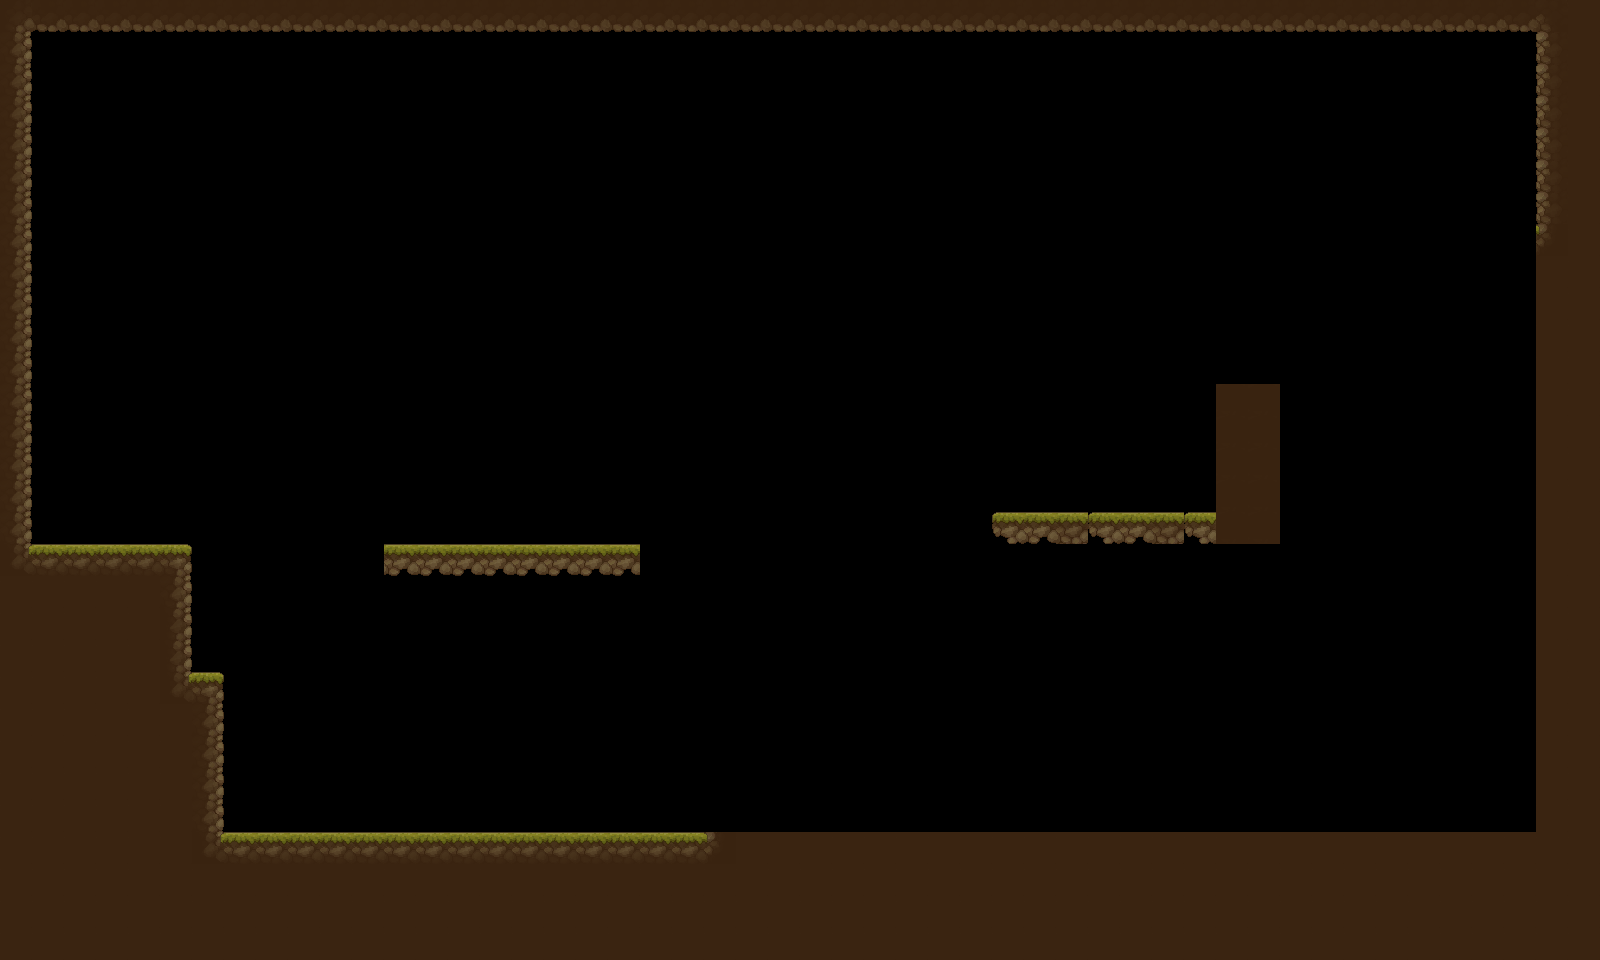

A 2D game scene composited from a Tiled map and its tileset images. What follows is a short description and the map's XML, with every tile layer's data as written:
An orthogonal 50x30 tile map with 32x32 px tiles, 1 tile layer (Tile Layer 1) and 10 objects (6x platform).

<map version="1.10" tiledversion="1.11.2" orientation="orthogonal" renderorder="right-down" width="50" height="30" tilewidth="32" tileheight="32" infinite="0" nextlayerid="3" nextobjectid="34">
 <tileset firstgid="1" name="TX_Tileset_Ground" tilewidth="32" tileheight="32" tilecount="256" columns="16">
  <image source="TX_Tileset_Ground.png" width="512" height="512" />
 </tileset>
 <layer id="1" name="Tile Layer 1" width="50" height="30">
  <data encoding="csv">
65,66,66,66,66,66,66,66,66,66,66,66,66,66,66,66,66,66,66,66,66,66,66,66,66,66,66,66,66,66,66,66,66,66,66,66,66,66,66,66,66,66,66,66,66,66,66,66,67,18,
19,0,0,0,0,0,0,0,0,0,0,0,0,0,0,0,0,0,0,0,0,0,0,0,0,0,0,0,0,0,0,0,0,0,0,0,0,0,0,0,0,0,0,0,0,0,0,0,17,18,
19,0,0,0,0,0,0,0,0,0,0,0,0,0,0,0,0,0,0,0,0,0,0,0,0,0,0,0,0,0,0,0,0,0,0,0,0,0,0,0,0,0,0,0,0,0,0,0,17,18,
19,0,0,0,0,0,0,0,0,0,0,0,0,0,0,0,0,0,0,0,0,0,0,0,0,0,0,0,0,0,0,0,0,0,0,0,0,0,0,0,0,0,0,0,0,0,0,0,17,18,
19,0,0,0,0,0,0,0,0,0,0,0,0,0,0,0,0,0,0,0,0,0,0,0,0,0,0,0,0,0,0,0,0,0,0,0,0,0,0,0,0,0,0,0,0,0,0,0,17,18,
19,0,0,0,0,0,0,0,0,0,0,0,0,0,0,0,0,0,0,0,0,0,0,0,0,0,0,0,0,0,0,0,0,0,0,0,0,0,0,0,0,0,0,0,0,0,0,0,17,18,
19,0,0,0,0,0,0,0,0,0,0,0,0,0,0,0,0,0,0,0,0,0,0,0,0,0,0,0,0,0,0,0,0,0,0,0,0,0,0,0,0,0,0,0,0,0,0,0,17,18,
19,0,0,0,0,0,0,0,0,0,0,0,0,0,0,0,0,0,0,0,0,0,0,0,0,0,0,0,0,0,0,0,0,0,0,0,0,0,0,0,0,0,0,0,0,0,0,0,99,18,
19,0,0,0,0,0,0,0,0,0,0,0,0,0,0,0,0,0,0,0,0,0,0,0,0,0,0,0,0,0,0,0,0,0,0,0,0,0,0,0,0,0,0,0,0,0,0,0,18,18,
19,0,0,0,0,0,0,0,0,0,0,0,0,0,0,0,0,0,0,0,0,0,0,0,0,0,0,0,0,0,0,0,0,0,0,0,0,0,0,0,0,0,0,0,0,0,0,0,18,18,
19,0,0,0,0,0,0,0,0,0,0,0,0,0,0,0,0,0,0,0,0,0,0,0,0,0,0,0,0,0,0,0,0,0,0,0,0,0,0,0,0,0,0,0,0,0,0,0,18,18,
19,0,0,0,0,0,0,0,0,0,0,0,0,0,0,0,0,0,0,0,0,0,0,0,0,0,0,0,0,0,0,0,0,0,0,0,0,0,0,0,0,0,0,0,0,0,0,0,18,18,
19,0,0,0,0,0,0,0,0,0,0,0,0,0,0,0,0,0,0,0,0,0,0,0,0,0,0,0,0,0,0,0,0,0,0,0,0,0,108,108,0,0,0,0,0,0,0,0,18,18,
19,0,0,0,0,0,0,0,0,0,0,0,0,0,0,0,0,0,0,0,0,0,0,0,0,0,0,0,0,0,0,0,0,0,0,0,0,0,108,108,0,0,0,0,0,0,0,0,18,18,
19,0,0,0,0,0,0,0,0,0,0,0,0,0,0,0,0,0,0,0,0,0,0,0,0,0,0,0,0,0,0,0,0,0,0,0,0,0,108,108,0,0,0,0,0,0,0,0,18,18,
19,0,0,0,0,0,0,0,0,0,0,0,0,0,0,0,0,0,0,0,0,0,0,0,0,0,0,0,0,0,0,0,0,0,0,0,0,0,108,108,0,0,0,0,0,0,0,0,18,18,
19,0,0,0,0,0,0,0,0,0,0,0,0,0,0,0,0,0,0,0,0,0,0,0,0,0,0,0,0,0,0,55,56,57,55,56,57,55,108,108,0,0,0,0,0,0,0,0,18,18,
97,2,2,2,2,3,0,0,0,0,0,0,56,56,56,56,56,56,56,56,0,0,0,0,0,0,0,0,0,0,0,0,0,0,0,0,0,0,0,0,0,0,0,0,0,0,0,0,18,18,
18,18,18,18,18,19,0,0,0,0,0,0,0,0,0,0,0,0,0,0,0,0,0,0,0,0,0,0,0,0,0,0,0,0,0,0,0,0,0,0,0,0,0,0,0,0,0,0,18,18,
18,18,18,18,18,81,0,0,0,0,0,0,0,0,0,0,0,0,0,0,0,0,0,0,0,0,0,0,0,0,0,0,0,0,0,0,0,0,0,0,0,0,0,0,0,0,0,0,18,18,
18,18,18,18,18,81,0,0,0,0,0,0,0,0,0,0,0,0,0,0,0,0,0,0,0,0,0,0,0,0,0,0,0,0,0,0,0,0,0,0,0,0,0,0,0,0,0,0,18,18,
18,18,18,18,18,97,3,0,0,0,0,0,0,0,0,0,0,0,0,0,0,0,0,0,0,0,0,0,0,0,0,0,0,0,0,0,0,0,0,0,0,0,0,0,0,0,0,0,18,18,
18,18,18,18,18,18,19,0,0,0,0,0,0,0,0,0,0,0,0,0,0,0,0,0,0,0,0,0,0,0,0,0,0,0,0,0,0,0,0,0,0,0,0,0,0,0,0,0,18,18,
18,18,18,18,18,18,19,0,0,0,0,0,0,0,0,0,0,0,0,0,0,0,51,51,51,51,51,51,51,51,51,51,51,51,51,51,51,51,51,51,51,51,51,51,51,51,51,51,18,18,
18,18,18,18,18,18,19,0,0,0,0,0,0,0,0,0,0,0,0,0,0,0,51,51,51,51,51,51,51,51,51,51,51,51,51,51,51,51,51,51,51,51,51,51,51,51,51,51,18,18,
18,18,18,18,18,18,19,0,0,0,0,0,0,0,0,0,0,0,0,0,0,0,51,51,51,51,51,51,51,51,51,51,51,51,51,51,51,51,51,51,51,51,51,51,51,51,51,51,18,18,
18,18,18,18,18,18,97,2,2,2,2,2,2,2,2,2,2,2,2,2,2,2,99,18,18,18,18,18,18,18,18,18,18,18,18,18,18,18,18,18,18,18,18,18,18,18,18,18,18,18,
18,18,18,18,18,18,18,18,18,18,18,18,18,18,18,18,18,18,18,18,18,18,18,18,18,18,18,18,18,18,18,18,18,18,18,18,18,18,18,18,18,18,18,18,18,18,18,18,18,18,
18,18,18,18,18,18,18,18,18,18,18,18,18,18,18,18,18,18,18,18,18,18,18,18,18,18,18,18,18,18,18,18,18,18,18,18,18,18,18,18,18,18,18,18,18,18,18,18,18,18,
18,18,18,18,18,18,18,18,18,18,18,18,18,18,18,18,18,18,18,18,18,18,18,18,18,18,18,18,18,18,18,18,18,18,18,18,18,18,18,18,18,18,18,18,18,18,18,18,18,18
</data>
 </layer>
 <objectgroup id="2" name="Object Layer 1">
  <object id="1" type="platform" x="0" y="832" width="1600" height="128" />
  <object id="12" type="platform" x="0" y="0" width="1600" height="32" />
  <object id="13" type="platform" x="0" y="32" width="32" height="800" />
  <object id="14" type="platform" x="32" y="544" width="160" height="288" />
  <object id="15" type="platform" x="192" y="672" width="32" height="160" />
  <object id="16" type="platform" x="1536" y="32" width="64" height="192" />
  <object id="27" x="1537" y="222" width="63" height="609" />
  <object id="29" x="384" y="543.333" width="255.333" height="34" />
  <object id="31" x="994" y="511.333" width="222.667" height="28" />
  <object id="33" x="1216" y="384.5" width="63" height="159.5" />
 </objectgroup>
</map>
